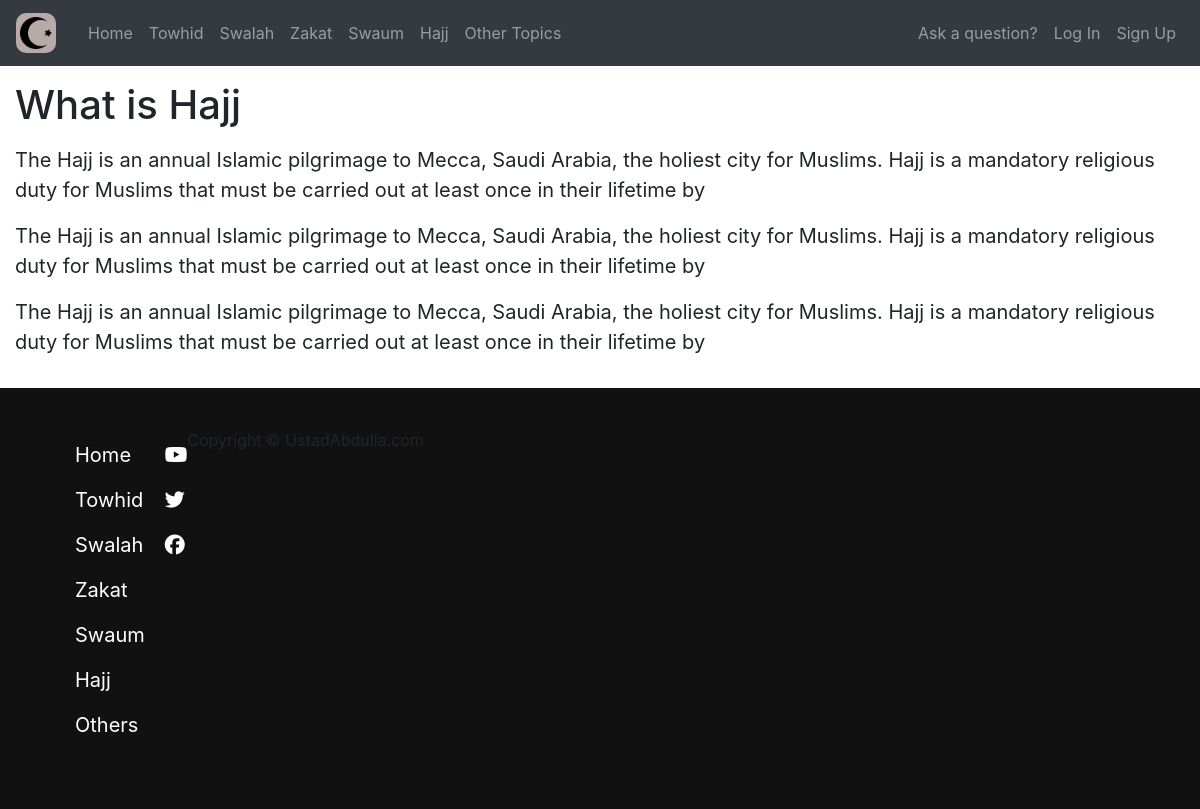
Page /home/hajj/what-is-hajj/ on the committed database.
### home/models.py (models this page shows, shortened)
class Hajj_Posts(models.Model):
    title = models.CharField(max_length=50)
    slug = models.SlugField(null=True)
    content = models.TextField()
    date_posted = models.DateTimeField(default=timezone.now)

### home/views.py (the view)
# urls.py: path('hajj/<slug:my_slug>/', views.hajj_detail, name='hajj-details'),
def hajj_detail(request, my_slug):
     haj = Hajj_Posts.objects.get(slug=my_slug)
     my_context = {
          'hajj': haj
     }
     return render(request, 'home/hajj-detail.html', my_context)

### home/templates/home/hajj-detail.html
{% extends 'base.html' %}
{% block content %}
<div class="paragraphs">
      <h1>{{ hajj.title }}</h1>
      <p>{{ hajj.content|linebreaks }}</p>
</div>
{% endblock content %}

### static/base.css (style rules this page uses)
* { margin: 0; padding: 0; }
body { font-family: 'PT Sans', sans-serif, 'Roboto'; }
.paragraphs { font-size: 20px; padding: 15px; }

### rows in the picture
Hajj_Posts: title "What is Hajj", content "The Hajj is an annual Islamic pilgrimage to Mecca, Saudi Arabia, the holiest city for Muslims. Hajj is a mandatory religious duty for Muslims that must be carried out at least once in their lifetime by The Hajj is an annual Islamic pilgrimage to Mecca, Saudi Arabia, the holiest city for Muslims. Hajj is a mandatory religious duty for Muslims that must be carried out at least once in their lifetime by The Hajj is an annual Islamic pilgrimage to Mecca, Saudi Arabia, the holiest city for Muslims. Hajj is a mandatory religious duty for Muslims that must be carried out at least once in their lifetime by"
